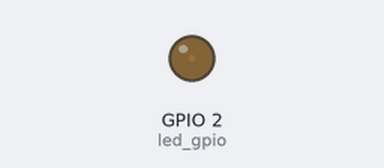
Bench run of a sketch on a simulated ESP32. Parts: output pins drawn as LEDs (lit = HIGH).

Above: at 0.05 s.
At 0.95 s:
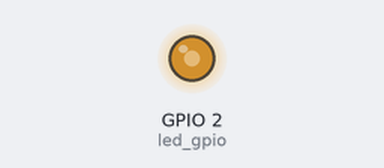
At 1.4 s:
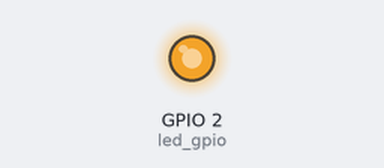
At 2.75 s:
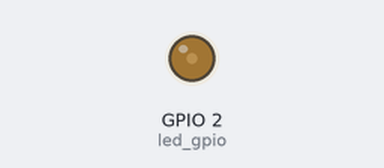
Timing chart, 0 to 7.0 s (numbered marks = the images above):
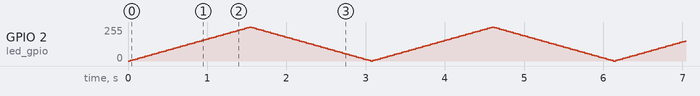

The sketch:

Another_Fade.ino
```cpp
const byte led_gpio = 2; // the PWM pin the LED is attached to
int brightness = 0;    // how bright the LED is
int fadeAmount = 5;    // how many points to fade the LED by

// the setup routine runs once when you press reset:
void setup() {
  ledcAttachPin(led_gpio, 0); // assign a led pins to a channel

  // Initialize channels
  // channels 0-15, resolution 1-16 bits, freq limits depend on resolution
  // ledcSetup(uint8_t channel, uint32_t freq, uint8_t resolution_bits);
  ledcSetup(0, 4000, 8); // 12 kHz PWM, 8-bit resolution
}

// the loop routine runs over and over again forever:
void loop() {
  ledcWrite(0, brightness); // set the brightness of the LED

  // change the brightness for next time through the loop:
  brightness = brightness + fadeAmount;

  // reverse the direction of the fading at the ends of the fade:
  if (brightness <= 0 || brightness >= 255) {
    fadeAmount = -fadeAmount;
  }
  // wait for 30 milliseconds to see the dimming effect
  delay(30);
}
```
